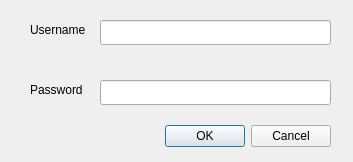
<?xml version="1.0" encoding="UTF-8"?>
<ui version="4.0">
 <class>Login</class>
 <widget class="QDialog" name="Login">
  <property name="geometry">
   <rect>
    <x>0</x>
    <y>0</y>
    <width>353</width>
    <height>162</height>
   </rect>
  </property>
  <property name="windowTitle">
   <string>Login Page</string>
  </property>
  <widget class="QDialogButtonBox" name="buttonBox">
   <property name="geometry">
    <rect>
     <x>-10</x>
     <y>120</y>
     <width>341</width>
     <height>32</height>
    </rect>
   </property>
   <property name="orientation">
    <enum>Qt::Horizontal</enum>
   </property>
   <property name="standardButtons">
    <set>QDialogButtonBox::Cancel|QDialogButtonBox::Ok</set>
   </property>
  </widget>
  <widget class="QLabel" name="label">
   <property name="geometry">
    <rect>
     <x>30</x>
     <y>20</y>
     <width>81</width>
     <height>19</height>
    </rect>
   </property>
   <property name="text">
    <string>Username</string>
   </property>
  </widget>
  <widget class="QLabel" name="label_2">
   <property name="geometry">
    <rect>
     <x>30</x>
     <y>80</y>
     <width>68</width>
     <height>19</height>
    </rect>
   </property>
   <property name="text">
    <string>Password</string>
   </property>
  </widget>
  <widget class="QLineEdit" name="Username">
   <property name="geometry">
    <rect>
     <x>100</x>
     <y>20</y>
     <width>231</width>
     <height>25</height>
    </rect>
   </property>
  </widget>
  <widget class="QLineEdit" name="Password">
   <property name="geometry">
    <rect>
     <x>100</x>
     <y>80</y>
     <width>231</width>
     <height>25</height>
    </rect>
   </property>
  </widget>
 </widget>
 <resources/>
 <connections/>
</ui>
